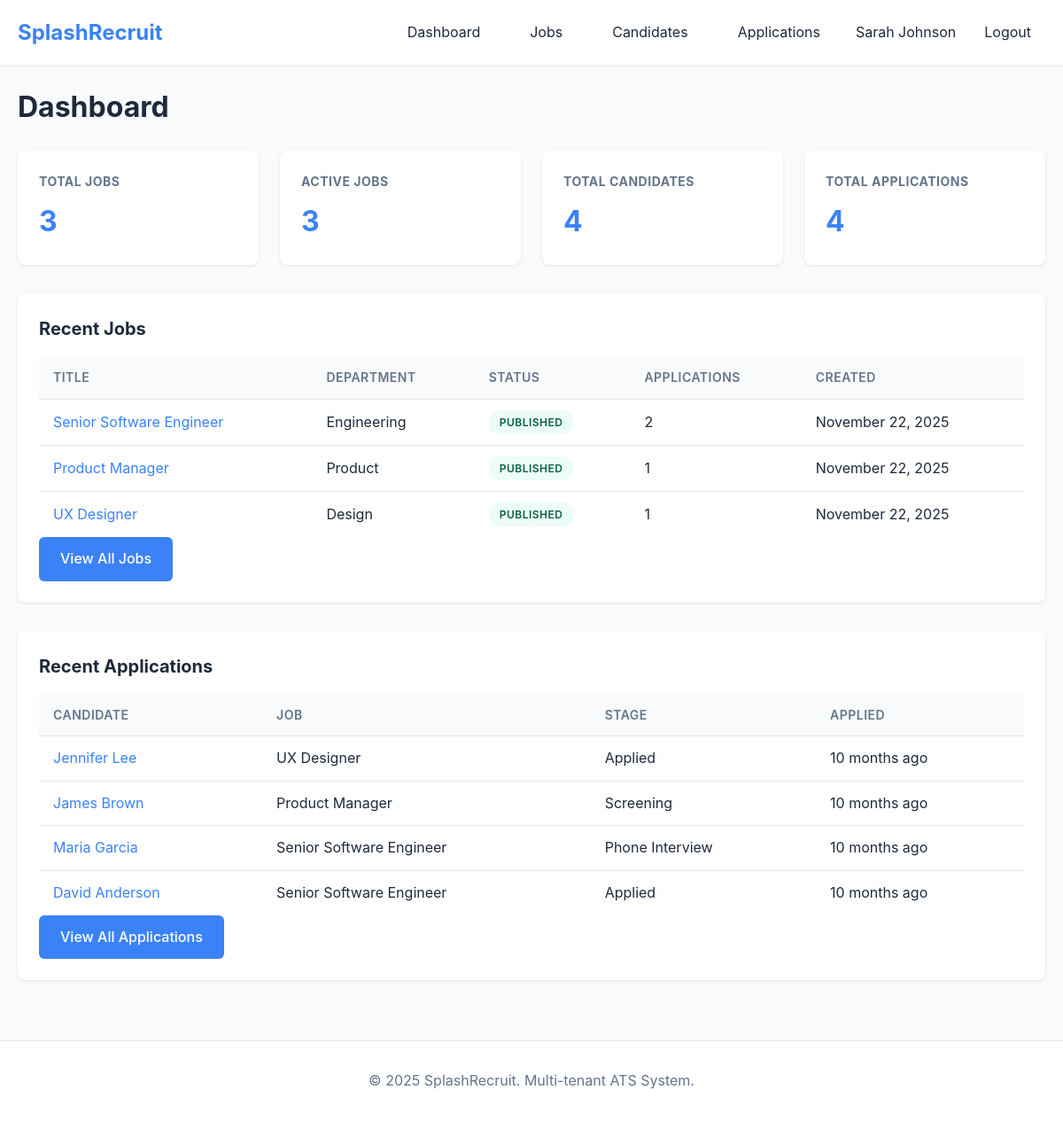
/dashboard (signed in), run on the app's committed database.
### tables this page shows
CREATE TABLE `users` (
  `id` int(11) NOT NULL AUTO_INCREMENT,
  `tenant_id` int(11) DEFAULT NULL,
  `name` varchar(255) NOT NULL,
  `email` varchar(255) NOT NULL,
  `password_hash` varchar(255) NOT NULL,
  `role` enum('platform_admin','tenant_admin','recruiter','hiring_manager','interviewer','hr_assistant','viewer') NOT NULL,
  `status` enum('active','inactive') DEFAULT 'active',
  `avatar` varchar(255) DEFAULT NULL,
  `last_login_at` datetime DEFAULT NULL,
  `created_at` timestamp NOT NULL DEFAULT CURRENT_TIMESTAMP,
  `updated_at` timestamp NOT NULL DEFAULT CURRENT_TIMESTAMP ON UPDATE CURRENT_TIMESTAMP,
  PRIMARY KEY (`id`),
  UNIQUE KEY `email` (`email`),
  KEY `tenant_id` (`tenant_id`),
  KEY `role` (`role`),
  KEY `status` (`status`),
  CONSTRAINT `fk_user_tenant` FOREIGN KEY (`tenant_id`) REFERENCES `tenants` (`id`) ON DELETE CASCADE
);

CREATE TABLE `jobs` (
  `id` int(11) NOT NULL AUTO_INCREMENT,
  `tenant_id` int(11) NOT NULL,
  `title` varchar(255) NOT NULL,
  `slug` varchar(255) NOT NULL,
  `reference_code` varchar(100) DEFAULT NULL,
  `department` varchar(100) DEFAULT NULL,
  `location_type` enum('on_site','hybrid','remote') DEFAULT 'on_site',
  `location_city` varchar(100) DEFAULT NULL,
  `location_country` varchar(100) DEFAULT NULL,
  `employment_type` enum('full_time','part_time','contract','internship','temporary') DEFAULT 'full_time',
  `salary_range_min` decimal(10,2) DEFAULT NULL,
  `salary_range_max` decimal(10,2) DEFAULT NULL,
  `salary_currency` varchar(10) DEFAULT 'USD',
  `salary_visible` tinyint(1) DEFAULT 0,
  `description` text DEFAULT NULL,
  `requirements` text DEFAULT NULL,
  `benefits` text DEFAULT NULL,
  `status` enum('draft','published','closed','archived') DEFAULT 'draft',
  `hiring_manager_user_id` int(11) DEFAULT NULL,
  `pipeline_id` int(11) DEFAULT NULL,
  `maximum_applications` int(11) DEFAULT NULL,
  `external_job_board_visibility` tinyint(1) DEFAULT 1,
  `created_by` int(11) DEFAULT NULL,
  `updated_by` int(11) DEFAULT NULL,
  `published_at` datetime DEFAULT NULL,
  `closed_at` datetime DEFAULT NULL,
  `created_at` timestamp NOT NULL DEFAULT CURRENT_TIMESTAMP,
  `updated_at` timestamp NOT NULL DEFAULT CURRENT_TIMESTAMP ON UPDATE CURRENT_TIMESTAMP,
  PRIMARY KEY (`id`),
  KEY `tenant_id` (`tenant_id`),
  KEY `slug` (`slug`),
  KEY `status` (`status`),
  KEY `hiring_manager_user_id` (`hiring_manager_user_id`),
  KEY `pipeline_id` (`pipeline_id`),
  KEY `created_by` (`created_by`),
  CONSTRAINT `fk_job_tenant` FOREIGN KEY (`tenant_id`) REFERENCES `tenants` (`id`) ON DELETE CASCADE,
  CONSTRAINT `fk_job_hiring_manager` FOREIGN KEY (`hiring_manager_user_id`) REFERENCES `users` (`id`) ON DELETE SET NULL,
  CONSTRAINT `fk_job_pipeline` FOREIGN KEY (`pipeline_id`) REFERENCES `pipelines` (`id`) ON DELETE SET NULL
);

CREATE TABLE `applications` (
  `id` int(11) NOT NULL AUTO_INCREMENT,
  `tenant_id` int(11) NOT NULL,
  `candidate_id` int(11) NOT NULL,
  `job_id` int(11) NOT NULL,
  `current_stage_id` int(11) DEFAULT NULL,
  `status` enum('applied','in_review','interview_scheduled','offered','hired','rejected','withdrawn') DEFAULT 'applied',
  `source` varchar(100) DEFAULT NULL,
  `applied_at` timestamp NOT NULL DEFAULT CURRENT_TIMESTAMP,
  `last_status_change_at` timestamp NOT NULL DEFAULT CURRENT_TIMESTAMP ON UPDATE CURRENT_TIMESTAMP,
  `rejection_reason` text DEFAULT NULL,
  `offer_details` text DEFAULT NULL,
  `created_at` timestamp NOT NULL DEFAULT CURRENT_TIMESTAMP,
  `updated_at` timestamp NOT NULL DEFAULT CURRENT_TIMESTAMP ON UPDATE CURRENT_TIMESTAMP,
  PRIMARY KEY (`id`),
  KEY `tenant_id` (`tenant_id`),
  KEY `candidate_id` (`candidate_id`),
  KEY `job_id` (`job_id`),
  KEY `current_stage_id` (`current_stage_id`),
  KEY `status` (`status`),
  CONSTRAINT `fk_application_tenant` FOREIGN KEY (`tenant_id`) REFERENCES `tenants` (`id`) ON DELETE CASCADE,
  CONSTRAINT `fk_application_candidate` FOREIGN KEY (`candidate_id`) REFERENCES `candidates` (`id`) ON DELETE CASCADE,
  CONSTRAINT `fk_application_job` FOREIGN KEY (`job_id`) REFERENCES `jobs` (`id`) ON DELETE CASCADE,
  CONSTRAINT `fk_application_stage` FOREIGN KEY (`current_stage_id`) REFERENCES `pipeline_stages` (`id`) ON DELETE SET NULL
);

CREATE TABLE `candidates` (
  `id` int(11) NOT NULL AUTO_INCREMENT,
  `tenant_id` int(11) NOT NULL,
  `first_name` varchar(100) NOT NULL,
  `last_name` varchar(100) NOT NULL,
  `full_name` varchar(255) GENERATED ALWAYS AS (CONCAT(`first_name`, ' ', `last_name`)) STORED,
  `email` varchar(255) NOT NULL,
  `phone` varchar(50) DEFAULT NULL,
  `country` varchar(100) DEFAULT NULL,
  `city` varchar(100) DEFAULT NULL,
  `current_company` varchar(255) DEFAULT NULL,
  `current_title` varchar(255) DEFAULT NULL,
  `years_of_experience` int(11) DEFAULT NULL,
  `linkedin_url` varchar(500) DEFAULT NULL,
  `github_url` varchar(500) DEFAULT NULL,
  `portfolio_url` varchar(500) DEFAULT NULL,
  `source` varchar(100) DEFAULT NULL COMMENT 'career_page, referral, job_board, manual',
  `notes` text DEFAULT NULL,
  `created_at` timestamp NOT NULL DEFAULT CURRENT_TIMESTAMP,
  `updated_at` timestamp NOT NULL DEFAULT CURRENT_TIMESTAMP ON UPDATE CURRENT_TIMESTAMP,
  PRIMARY KEY (`id`),
  KEY `tenant_id` (`tenant_id`),
  KEY `email` (`email`),
  KEY `full_name` (`full_name`),
  KEY `source` (`source`),
  CONSTRAINT `fk_candidate_tenant` FOREIGN KEY (`tenant_id`) REFERENCES `tenants` (`id`) ON DELETE CASCADE
);

CREATE TABLE `pipeline_stages` (
  `id` int(11) NOT NULL AUTO_INCREMENT,
  `pipeline_id` int(11) NOT NULL,
  `name` varchar(100) NOT NULL,
  `position` int(11) NOT NULL DEFAULT 0,
  `is_final_stage` tinyint(1) DEFAULT 0,
  `is_rejection_stage` tinyint(1) DEFAULT 0,
  `created_at` timestamp NOT NULL DEFAULT CURRENT_TIMESTAMP,
  `updated_at` timestamp NOT NULL DEFAULT CURRENT_TIMESTAMP ON UPDATE CURRENT_TIMESTAMP,
  PRIMARY KEY (`id`),
  KEY `pipeline_id` (`pipeline_id`),
  KEY `position` (`position`),
  CONSTRAINT `fk_stage_pipeline` FOREIGN KEY (`pipeline_id`) REFERENCES `pipelines` (`id`) ON DELETE CASCADE
);

### app/views/dashboard/tenant.php (the view)
<?php
require_once __DIR__ . '/../shared/header.php';
?>
<div class="dashboard">
    <h1>Dashboard</h1>
    <div class="stats-grid">
        <div class="stat-card">
            <h3>Total Jobs</h3>
            <div class="stat-value"><?= $stats['total_jobs'] ?></div>
        </div>
        <div class="stat-card">
            <h3>Active Jobs</h3>
            <div class="stat-value"><?= $stats['active_jobs'] ?></div>
        </div>
        <div class="stat-card">
            <h3>Total Candidates</h3>
            <div class="stat-value"><?= $stats['total_candidates'] ?></div>
        </div>
        <div class="stat-card">
            <h3>Total Applications</h3>
            <div class="stat-value"><?= $stats['total_applications'] ?></div>
        </div>
    </div>
    <div class="dashboard-sections">
        <div class="section">
            <h2>Recent Jobs</h2>
            <table class="table">
                <thead>
                    <tr>
                        <th>Title</th>
                        <th>Department</th>
                        <th>Status</th>
                        <th>Applications</th>
                        <th>Created</th>
                    </tr>
                </thead>
                <tbody>
                    <?php foreach ($recentJobs as $job): ?>
                    <tr>
                        <td><a href="/jobs/<?= $job['id'] ?>"><?= View::e($job['title']) ?></a></td>
                        <td><?= View::e($job['department']) ?></td>
                        <td><span class="badge badge-<?= $job['status'] ?>"><?= ucfirst($job['status']) ?></span></td>
                        <td><?= $job['applications_count'] ?></td>
                        <td><?= DateHelper::humanReadable($job['created_at']) ?></td>
                    </tr>
                    <?php endforeach; ?>
                </tbody>
            </table>
            <a href="/jobs" class="btn btn-primary">View All Jobs</a>
        </div>
        <div class="section">
            <h2>Recent Applications</h2>
            <table class="table">
                <thead>
                    <tr>
                        <th>Candidate</th>
                        <th>Job</th>
                        <th>Stage</th>
                        <th>Applied</th>
                    </tr>
                </thead>
                <tbody>
                    <?php foreach ($recentApplications as $app): ?>
                    <tr>
                        <td><a href="/applications/<?= $app['id'] ?>"><?= View::e($app['candidate_name']) ?></a></td>
                        <td><?= View::e($app['job_title']) ?></td>
                        <td><?= View::e($app['current_stage_name'] ?? 'No stage') ?></td>
                        <td><?= DateHelper::timeAgo($app['applied_at']) ?></td>
                    </tr>
                    <?php endforeach; ?>
                </tbody>
            </table>
            <a href="/applications" class="btn btn-primary">View All Applications</a>
        </div>
    </div>
</div>
<?php require_once __DIR__ . '/../shared/footer.php'; ?>

### app/core/Router.php (shortened to what the rows shown need)
<?php
class Router
{
    private $routes = [];
    private function addRoute($method, $path, $handler, $name = null)
    {
        $pattern = $this->convertToRegex($path);
        $this->routes[] = [
            'method' => $method,
            'path' => $path,
            'pattern' => $pattern,
            'handler' => $handler,
            'name' => $name
        ];
    }
    private function convertToRegex($path)
    {
        $pattern = preg_replace('/\/:([a-zA-Z0-9_]+)/', '/(?P<$1>[^/]+)', $path);
        $pattern = str_replace('/', '\/', $pattern);
        return '/^' . $pattern . '$/';
    }
    public function dispatch($url, $method)
    {
        $url = strtok($url, '?');
        foreach ($this->routes as $route) {
            if ($route['method'] !== $method) {
                continue;
            }
            if (preg_match($route['pattern'], $url, $matches)) {
                $params = array_filter($matches, 'is_string', ARRAY_FILTER_USE_KEY);
                list($controller, $action) = explode('@', $route['handler']);
                $controllerInstance = new $controller();
                call_user_func_array([$controllerInstance, $action], $params);
                return;
            }
        }
    }
}

### app/views/shared/header.php (shortened to what the rows shown need)
<!DOCTYPE html>
<html lang="en">
<head>
    <link rel="stylesheet" href="/assets/css/style.css">
</head>
<body>
    <?php if (Auth::getInstance()->isAuthenticated()): ?>
    <nav class="navbar">
        <div class="navbar-container">
            <div class="navbar-brand">
                <a href="/dashboard">SplashRecruit</a>
            </div>
            <ul class="navbar-menu">
                <li><a href="/dashboard">Dashboard</a></li>
                <li><a href="/jobs">Jobs</a></li>
                <li><a href="/candidates">Candidates</a></li>
                <li><a href="/applications">Applications</a></li>
                <li class="navbar-user">
                    <span><?= View::e(Auth::getInstance()->user('name')) ?></span>
                    <a href="/logout">Logout</a>
                </li>
            </ul>
        </div>
    </nav>
    <?php endif; ?>
    <div class="container">

### data on the page
users: name "Sarah Johnson"
jobs: hiring_manager_user "4", title "UX Designer", department "Design", status "PUBLISHED", applications_count "1", created_at "November 22, 2025"
jobs: title "Senior Software Engineer", department "Engineering", status "PUBLISHED", applications_count "2", created_at "November 22, 2025"
jobs: title "Product Manager", department "Product", status "PUBLISHED", applications_count "1", created_at "November 22, 2025"
applications: candidate.full_name "Jennifer Lee", job.title "UX Designer", current_stage.name "Applied", applied_at "10 months ago"
applications: candidate.full_name "James Brown", job.title "Product Manager", current_stage.name "Screening", applied_at "10 months ago"
applications: candidate.full_name "Maria Garcia", job.title "Senior Software Engineer", current_stage.name "Phone Interview", applied_at "10 months ago"
applications: candidate.full_name "David Anderson", job.title "Senior Software Engineer", current_stage.name "Applied", applied_at "10 months ago"

### other printed values
$stats['total_jobs'] "3"
$stats['active_jobs'] "3"
